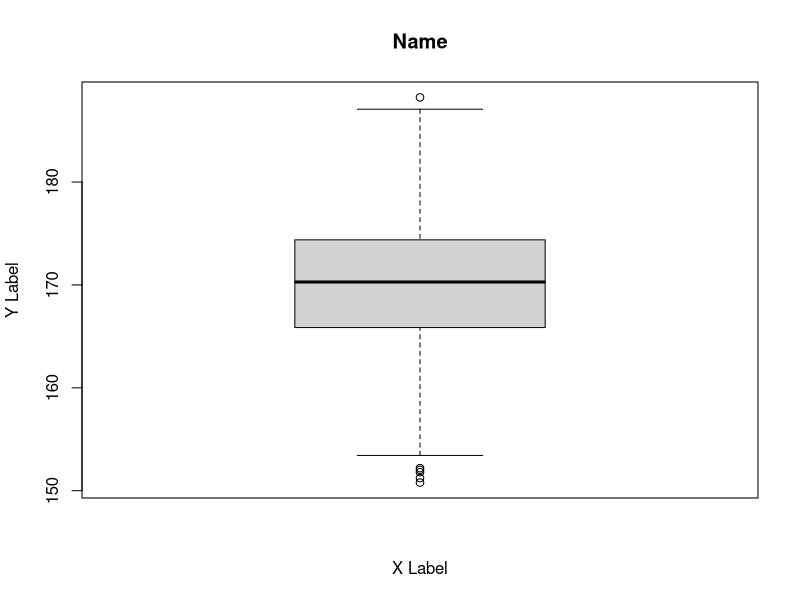

This chart was generated by the following R code:
# operations on vectors handout
# 6-1-2021

#Intro

set.seed(255) #so our random number always produces the same vector
height <- rnorm(n = 1451, mean = 170, sd = 6) 
#could also have not said n = and so on because rnorm() always wants n, then 
#mean, then sd

# Task 1
summary(height)

#Task 2
boxplot(height, main = "Name", xlab = "X Label", ylab = "Y Label")

#Task 3
height_cv <- sd(height)/mean(height)

#Task 4
min_height <- min(height)
max_height <- max(height)
height_diff <- max_height - min_height

#Task 5
?range()
#... means any numeric or character arguments

#range() returns a vector containing the minimum and maximum of all the given 
#arguments

height_range <- range(height)

height[1]

#Task 6
height_range[2] - height_range[1]
height_diff

log_height <- log(height)
half_height <- height*0.5

#Task 7
taller <- height + half_height
